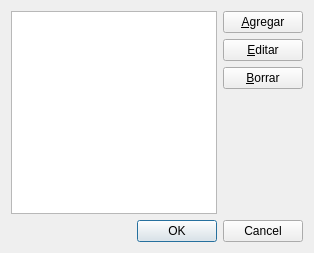
<ui version="4.0" >
 <comment>
   Copyright (c) 2006-2007, Johan Thelin
   
   All rights reserved.
   
   Redistribution and use in source and binary forms, with or without modification, 
   are permitted provided that the following conditions are met:
   
       * Redistributions of source code must retain the above copyright notice, 
         this list of conditions and the following disclaimer.
       * Redistributions in binary form must reproduce the above copyright notice,  
         this list of conditions and the following disclaimer in the documentation 
         and/or other materials provided with the distribution.
       * Neither the name of APress nor the names of its contributors 
         may be used to endorse or promote products derived from this software 
         without specific prior written permission.
   
   THIS SOFTWARE IS PROVIDED BY THE COPYRIGHT HOLDERS AND CONTRIBUTORS
   "AS IS" AND ANY EXPRESS OR IMPLIED WARRANTIES, INCLUDING, BUT NOT
   LIMITED TO, THE IMPLIED WARRANTIES OF MERCHANTABILITY AND FITNESS FOR
   A PARTICULAR PURPOSE ARE DISCLAIMED. IN NO EVENT SHALL THE COPYRIGHT OWNER OR
   CONTRIBUTORS BE LIABLE FOR ANY DIRECT, INDIRECT, INCIDENTAL, SPECIAL,
   EXEMPLARY, OR CONSEQUENTIAL DAMAGES (INCLUDING, BUT NOT LIMITED TO,
   PROCUREMENT OF SUBSTITUTE GOODS OR SERVICES; LOSS OF USE, DATA, OR
   PROFITS; OR BUSINESS INTERRUPTION) HOWEVER CAUSED AND ON ANY THEORY OF
   LIABILITY, WHETHER IN CONTRACT, STRICT LIABILITY, OR TORT (INCLUDING
   NEGLIGENCE OR OTHERWISE) ARISING IN ANY WAY OUT OF THE USE OF THIS
   SOFTWARE, EVEN IF ADVISED OF THE POSSIBILITY OF SUCH DAMAGE.
 </comment>
 <class>ListDialog</class>
 <widget class="QDialog" name="ListDialog" >
  <property name="geometry" >
   <rect>
    <x>0</x>
    <y>0</y>
    <width>314</width>
    <height>253</height>
   </rect>
  </property>
  <property name="windowTitle" >
   <string>Phone Book</string>
  </property>
  <layout class="QGridLayout" name="gridLayout_3" >
   <item row="0" column="0" >
    <layout class="QGridLayout" name="gridLayout_2" >
     <item row="0" column="0" >
      <layout class="QGridLayout" name="gridLayout" >
       <item rowspan="4" row="0" column="0" >
        <widget class="QListWidget" name="list" />
       </item>
       <item row="0" column="1" >
        <widget class="QPushButton" name="addButton" >
         <property name="text" >
          <string>&amp;Agregar</string>
         </property>
        </widget>
       </item>
       <item row="1" column="1" >
        <widget class="QPushButton" name="editButton" >
         <property name="text" >
          <string>&amp;Editar</string>
         </property>
        </widget>
       </item>
       <item row="2" column="1" >
        <widget class="QPushButton" name="deleteButton" >
         <property name="text" >
          <string>&amp;Borrar</string>
         </property>
        </widget>
       </item>
       <item row="3" column="1" >
        <spacer>
         <property name="orientation" >
          <enum>Qt::Vertical</enum>
         </property>
         <property name="sizeHint" stdset="0" >
          <size>
           <width>20</width>
           <height>40</height>
          </size>
         </property>
        </spacer>
       </item>
      </layout>
     </item>
     <item row="1" column="0" >
      <widget class="QDialogButtonBox" name="buttonBox" >
       <property name="standardButtons" >
        <set>QDialogButtonBox::Cancel|QDialogButtonBox::Ok</set>
       </property>
      </widget>
     </item>
    </layout>
   </item>
  </layout>
 </widget>
 <tabstops>
  <tabstop>list</tabstop>
  <tabstop>addButton</tabstop>
  <tabstop>editButton</tabstop>
  <tabstop>deleteButton</tabstop>
 </tabstops>
 <resources/>
 <connections>
  <connection>
   <sender>buttonBox</sender>
   <signal>accepted()</signal>
   <receiver>ListDialog</receiver>
   <slot>accept()</slot>
   <hints>
    <hint type="sourcelabel" >
     <x>156</x>
     <y>230</y>
    </hint>
    <hint type="destinationlabel" >
     <x>156</x>
     <y>126</y>
    </hint>
   </hints>
  </connection>
  <connection>
   <sender>buttonBox</sender>
   <signal>rejected()</signal>
   <receiver>ListDialog</receiver>
   <slot>reject()</slot>
   <hints>
    <hint type="sourcelabel" >
     <x>156</x>
     <y>230</y>
    </hint>
    <hint type="destinationlabel" >
     <x>156</x>
     <y>126</y>
    </hint>
   </hints>
  </connection>
 </connections>
</ui>
